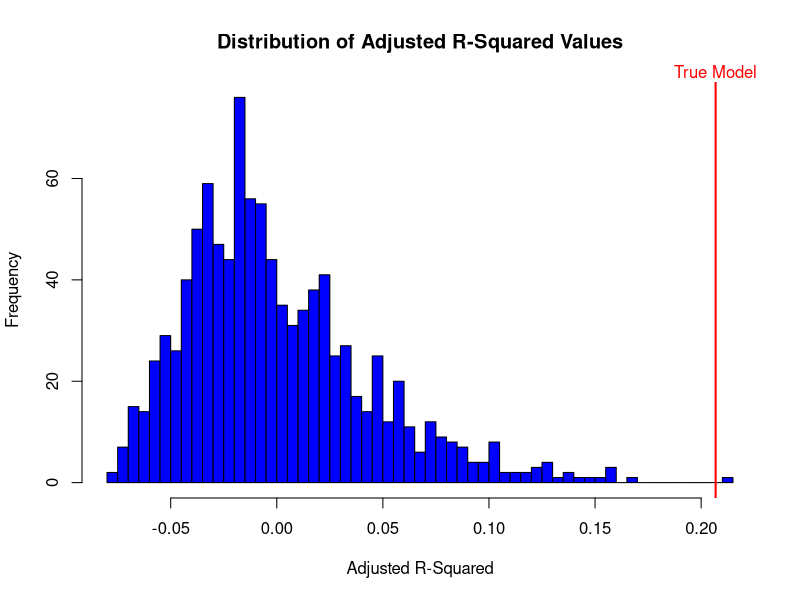

Source code (R):
## ---- chunk 1
sample_size <- 10
sim_size <- 10000

X1 <- matrix(
    data = rnorm(n = sample_size * sim_size, mean = 2, sd = 5),
    nrow = sim_size,
    ncol = sample_size,
    byrow = TRUE,
)
X2 <- matrix(
    data = runif(n = sample_size * sim_size, min = 5, max = 105),
    nrow = sim_size,
    ncol = sample_size,
    byrow = TRUE,
)
X3 <- matrix(
    data = (rexp(n = sample_size * sim_size) + 3),
    nrow = sim_size,
    ncol = sample_size,
    byrow = TRUE,
)

mean_X1 <- apply(X1, 1, mean)
mean_X2 <- apply(X2, 1, mean)
mean_X3 <- apply(X3, 1, mean)
## ---- chunk 2
fake <- data.frame(matrix(rnorm(n = 100 * 8), nrow = 100, ncol = 8)) # Create 8 columns for 8 different predictors
err <- rnorm(n = 100, mean = 0, sd = 8) # Create 100 error terms for each observation we have
Y <- 5 + 2 * fake$X2 - 3 * fake$X8 + err # Establish the response variable
fake <- cbind(fake, err, Y)

sim <- 1000

Y_shuffle <- matrix(0, nrow = 100, ncol = sim) # Establish our shuffled target simulations

# For each simulation, shuffle the indices of the actual Y's and assign them to the columns of Y_shuffle
for (i in 1:sim) {
    uniform <- runif(100)
    Y_shuffle[, i] <- Y[order(uniform)]
}

Y_shuffle <- data.frame(Y_shuffle)
colnames(Y_shuffle) <- paste("Y.", seq(1:sim), sep = "")

fake <- data.frame(fake, Y_shuffle)

r_sq_a <- rep(0, sim)
for (i in 1:sim) {
    r_sq_a[i] <- summary(lm(fake[, 10 + i] ~ fake$X1 + fake$X2 + fake$X3 + fake$X4 + fake$X5 + fake$X6 + fake$X7 + fake$X8))$adj.r.squared
}
true_rsq_a <- summary(lm(fake$Y ~ fake$X1 + fake$X2 + fake$X3 + fake$X4 + fake$X5 + fake$X6 + fake$X7 + fake$X8))$adj.r.squared
## ---- chunk 3
hist(r_sq_a, true_rsq_a, breaks = 50, col = "blue", main = "Distribution of Adjusted R-Squared Values", xlab = "Adjusted R-Squared")
abline(v = true_rsq_a, col = "red", lwd = 2)
mtext("True Model", at = true_rsq_a, col = "red")
